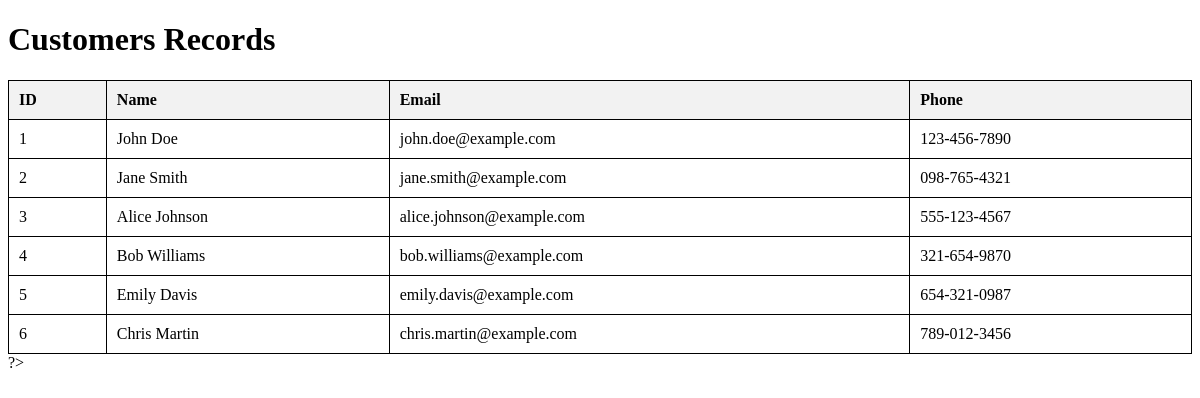
The app's page /bilyaran/index.php with its own data.
### tables this page shows
CREATE TABLE `customers` (
  `id` INT(11) NOT NULL AUTO_INCREMENT,
  `name` VARCHAR(255) DEFAULT NULL,
  `email` VARCHAR(255) DEFAULT NULL,
  `phone` VARCHAR(255) DEFAULT NULL,
  `address` VARCHAR(255) DEFAULT NULL,
  PRIMARY KEY (`id`)
);

### bilyaran/index.php (the view, shortened to what this page needs)
<?php require_once 'dbconfig.php'; ?>
<!DOCTYPE html>
<html lang="en">
<head>
</head>
<body>
       </head>
       <body>
       <h1>Customers Records</h1>
           <?php
           $sql = "SELECT id, name, email, phone FROM customers";
           foreach ($pdo->query($sql) as $row) {
               if (!isset($table)) {
                   echo "<table border='1'>";
                   echo "<tr><th>ID</th><th>Name</th><th>Email</th><th>Phone</th></tr>";
                   $table = true;
               }
               echo "<tr>";
               echo "<td>" . $row['id'] . "</td>";
               echo "<td>" . $row['name'] . "</td>";
               echo "<td>" . $row['email'] . "</td>";
               echo "<td>" . $row['phone'] . "</td>";
               echo "</tr>";
           }
           if (!isset($table)) {
               echo "<p>No customers found.</p>";
           } else {
               echo "</table>";
           }
           ?>
       </body>
       </html>
</body>

### bilyaran/index.php (style rules this page uses)
table { width: 100%; border-collapse: collapse; }
table, th, td { border: 1px solid black; }
th, td { padding: 10px; text-align: left; }
th { background-color: #f2f2f2; }

### records on screen
customers: shows "ID", id "1", name "John Doe", email "john.doe@example.com", phone "123-456-7890"
customers: id "2", name "Jane Smith", email "jane.smith@example.com", phone "098-765-4321"
customers: id "3", name "Alice Johnson", email "alice.johnson@example.com", phone "555-123-4567"
customers: id "4", name "Bob Williams", email "bob.williams@example.com", phone "321-654-9870"
customers: id "5", name "Emily Davis", email "emily.davis@example.com", phone "654-321-0987"
customers: id "6", name "Chris Martin", email "chris.martin@example.com", phone "789-012-3456"
